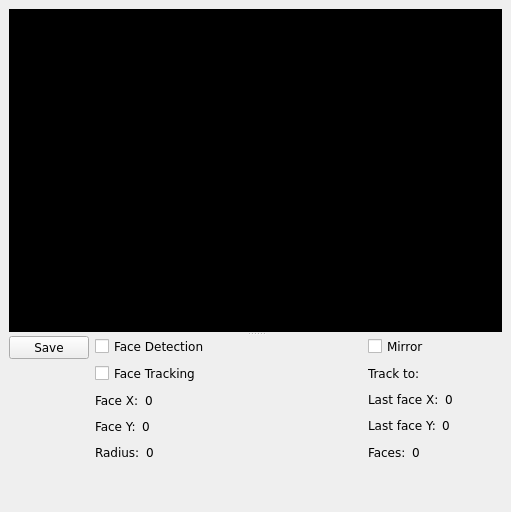
   <widget class="QDockWidget" name="dockCamera" >
    <property name="geometry" >
     <rect>
      <x>9</x>
      <y>9</y>
      <width>511</width>
      <height>512</height>
     </rect>
    </property>
    <property name="sizePolicy" >
     <sizepolicy vsizetype="Expanding" hsizetype="Expanding" >
      <horstretch>0</horstretch>
      <verstretch>0</verstretch>
     </sizepolicy>
    </property>
    <property name="features" >
     <set>QDockWidget::AllDockWidgetFeatures</set>
    </property>
    <property name="allowedAreas" >
     <set>Qt::LeftDockWidgetArea</set>
    </property>
    <property name="windowTitle" >
     <string>Camera</string>
    </property>
    <widget class="QWidget" name="dockWidgetContents" >
     <layout class="QGridLayout" name="gridLayout_6" >
      <item row="0" column="0" >
       <widget class="QSplitter" name="splitter_2" >
        <property name="orientation" >
         <enum>Qt::Vertical</enum>
        </property>
        <widget class="QtGLContext" native="1" name="frameCamera" >
         <property name="sizePolicy" >
          <sizepolicy vsizetype="Preferred" hsizetype="Preferred" >
           <horstretch>0</horstretch>
           <verstretch>0</verstretch>
          </sizepolicy>
         </property>
         <property name="minimumSize" >
          <size>
           <width>240</width>
           <height>320</height>
          </size>
         </property>
         <property name="palette" >
          <palette>
           <active>
            <colorrole role="Window" >
             <brush brushstyle="SolidPattern" >
              <color alpha="255" >
               <red>0</red>
               <green>0</green>
               <blue>0</blue>
              </color>
             </brush>
            </colorrole>
           </active>
           <inactive>
            <colorrole role="Window" >
             <brush brushstyle="SolidPattern" >
              <color alpha="255" >
               <red>0</red>
               <green>0</green>
               <blue>0</blue>
              </color>
             </brush>
            </colorrole>
           </inactive>
           <disabled>
            <colorrole role="Window" >
             <brush brushstyle="SolidPattern" >
              <color alpha="255" >
               <red>0</red>
               <green>0</green>
               <blue>0</blue>
              </color>
             </brush>
            </colorrole>
           </disabled>
          </palette>
         </property>
         <property name="font" >
          <font>
           <family>Verdana</family>
          </font>
         </property>
         <property name="autoFillBackground" >
          <bool>true</bool>
         </property>
        </widget>
        <widget class="QWidget" name="layoutWidget" >
         <layout class="QHBoxLayout" name="horizontalLayout_10" >
          <item>
           <layout class="QVBoxLayout" name="name0" >
            <item>
             <widget class="QPushButton" name="btnSavePicture" >
              <property name="font" >
               <font>
                <family>Verdana</family>
               </font>
              </property>
              <property name="text" >
               <string>Save</string>
              </property>
              <property name="icon" >
               <iconset resource="../direcs.qrc" >
                <normaloff>:/images/images/hdd.png</normaloff>:/images/images/hdd.png</iconset>
              </property>
             </widget>
            </item>
            <item>
             <spacer name="verticalSpacer_2" >
              <property name="orientation" >
               <enum>Qt::Vertical</enum>
              </property>
              <property name="sizeHint" stdset="0" >
               <size>
                <width>20</width>
                <height>40</height>
               </size>
              </property>
             </spacer>
            </item>
           </layout>
          </item>
          <item>
           <layout class="QGridLayout" name="gridLayout_3" >
            <item row="0" column="0" >
             <layout class="QVBoxLayout" name="verticalLayout" >
              <item>
               <widget class="QCheckBox" name="checkBoxFaceDetection" >
                <property name="font" >
                 <font>
                  <family>Verdana</family>
                 </font>
                </property>
                <property name="text" >
                 <string>Face Detection</string>
                </property>
               </widget>
              </item>
              <item>
               <widget class="QCheckBox" name="checkBoxFaceTracking" >
                <property name="font" >
                 <font>
                  <family>Verdana</family>
                 </font>
                </property>
                <property name="text" >
                 <string>Face Tracking</string>
                </property>
               </widget>
              </item>
              <item>
               <layout class="QHBoxLayout" name="horizontalLayout_4" >
                <item>
                 <widget class="QLabel" name="textLabel2_8" >
                  <property name="font" >
                   <font>
                    <family>Verdana</family>
                   </font>
                  </property>
                  <property name="text" >
                   <string>Face X:</string>
                  </property>
                 </widget>
                </item>
                <item>
                 <widget class="QLabel" name="lblFaceX" >
                  <property name="font" >
                   <font>
                    <family>Verdana</family>
                   </font>
                  </property>
                  <property name="text" >
                   <string>0</string>
                  </property>
                 </widget>
                </item>
                <item>
                 <spacer name="horizontalSpacer_8" >
                  <property name="orientation" >
                   <enum>Qt::Horizontal</enum>
                  </property>
                  <property name="sizeHint" stdset="0" >
                   <size>
                    <width>40</width>
                    <height>20</height>
                   </size>
                  </property>
                 </spacer>
                </item>
               </layout>
              </item>
              <item>
               <layout class="QHBoxLayout" name="horizontalLayout_5" >
                <item>
                 <widget class="QLabel" name="textLabel2_9" >
                  <property name="font" >
                   <font>
                    <family>Verdana</family>
                   </font>
                  </property>
                  <property name="text" >
                   <string>Face Y:</string>
                  </property>
                 </widget>
                </item>
                <item>
                 <widget class="QLabel" name="lblFaceY" >
                  <property name="font" >
                   <font>
                    <family>Verdana</family>
                   </font>
                  </property>
                  <property name="text" >
                   <string>0</string>
                  </property>
                 </widget>
                </item>
                <item>
                 <spacer name="horizontalSpacer_11" >
                  <property name="orientation" >
                   <enum>Qt::Horizontal</enum>
                  </property>
                  <property name="sizeHint" stdset="0" >
                   <size>
                    <width>40</width>
                    <height>20</height>
                   </size>
                  </property>
                 </spacer>
                </item>
               </layout>
              </item>
              <item>
               <layout class="QHBoxLayout" name="horizontalLayout_6" >
                <item>
                 <widget class="QLabel" name="textLabel2_10" >
                  <property name="font" >
                   <font>
                    <family>Verdana</family>
                   </font>
                  </property>
                  <property name="text" >
                   <string>Radius:</string>
                  </property>
                 </widget>
                </item>
                <item>
                 <widget class="QLabel" name="lblFaceRadius" >
                  <property name="font" >
                   <font>
                    <family>Verdana</family>
                   </font>
                  </property>
                  <property name="text" >
                   <string>0</string>
                  </property>
                 </widget>
                </item>
                <item>
                 <spacer name="horizontalSpacer_12" >
                  <property name="orientation" >
                   <enum>Qt::Horizontal</enum>
                  </property>
                  <property name="sizeHint" stdset="0" >
                   <size>
                    <width>40</width>
                    <height>20</height>
                   </size>
                  </property>
                 </spacer>
                </item>
               </layout>
              </item>
             </layout>
            </item>
            <item row="0" column="1" >
             <spacer name="horizontalSpacer" >
              <property name="orientation" >
               <enum>Qt::Horizontal</enum>
              </property>
              <property name="sizeHint" stdset="0" >
               <size>
                <width>40</width>
                <height>20</height>
               </size>
              </property>
             </spacer>
            </item>
            <item row="0" column="2" >
             <layout class="QVBoxLayout" name="verticalLayout_3" >
              <item>
               <widget class="QCheckBox" name="checkBoxMirror" >
                <property name="font" >
                 <font>
                  <family>Verdana</family>
                 </font>
                </property>
                <property name="text" >
                 <string>Mirror</string>
                </property>
               </widget>
              </item>
              <item>
               <layout class="QHBoxLayout" name="horizontalLayout" >
                <item>
                 <widget class="QLabel" name="textLabel2_11" >
                  <property name="font" >
                   <font>
                    <family>Verdana</family>
                   </font>
                  </property>
                  <property name="text" >
                   <string>Track to:</string>
                  </property>
                 </widget>
                </item>
                <item>
                 <widget class="QLabel" name="lblFaceTrackTo" >
                  <property name="sizePolicy" >
                   <sizepolicy vsizetype="Fixed" hsizetype="Fixed" >
                    <horstretch>0</horstretch>
                    <verstretch>0</verstretch>
                   </sizepolicy>
                  </property>
                  <property name="font" >
                   <font>
                    <family>Verdana</family>
                   </font>
                  </property>
                  <property name="pixmap" >
                   <pixmap resource="../direcs.qrc" >:/images/images/middle.png</pixmap>
                  </property>
                  <property name="scaledContents" >
                   <bool>true</bool>
                  </property>
                 </widget>
                </item>
                <item>
                 <spacer name="horizontalSpacer_6" >
                  <property name="orientation" >
                   <enum>Qt::Horizontal</enum>
                  </property>
                  <property name="sizeHint" stdset="0" >
                   <size>
                    <width>40</width>
                    <height>20</height>
                   </size>
                  </property>
                 </spacer>
                </item>
               </layout>
              </item>
              <item>
               <layout class="QHBoxLayout" name="horizontalLayout_8" >
                <item>
                 <widget class="QLabel" name="textLabel2_12" >
                  <property name="font" >
                   <font>
                    <family>Verdana</family>
                   </font>
                  </property>
                  <property name="text" >
                   <string>Last face X:</string>
                  </property>
                 </widget>
                </item>
                <item>
                 <widget class="QLabel" name="lblLastFaceX" >
                  <property name="font" >
                   <font>
                    <family>Verdana</family>
                   </font>
                  </property>
                  <property name="text" >
                   <string>0</string>
                  </property>
                 </widget>
                </item>
                <item>
                 <spacer name="horizontalSpacer_7" >
                  <property name="orientation" >
                   <enum>Qt::Horizontal</enum>
                  </property>
                  <property name="sizeHint" stdset="0" >
                   <size>
                    <width>40</width>
                    <height>20</height>
                   </size>
                  </property>
                 </spacer>
                </item>
               </layout>
              </item>
              <item>
               <layout class="QHBoxLayout" name="horizontalLayout_9" >
                <item>
                 <widget class="QLabel" name="textLabel2_13" >
                  <property name="font" >
                   <font>
                    <family>Verdana</family>
                   </font>
                  </property>
                  <property name="text" >
                   <string>Last face Y:</string>
                  </property>
                 </widget>
                </item>
                <item>
                 <widget class="QLabel" name="lblLastFaceY" >
                  <property name="font" >
                   <font>
                    <family>Verdana</family>
                   </font>
                  </property>
                  <property name="text" >
                   <string>0</string>
                  </property>
                 </widget>
                </item>
                <item>
                 <spacer name="horizontalSpacer_10" >
                  <property name="orientation" >
                   <enum>Qt::Horizontal</enum>
                  </property>
                  <property name="sizeHint" stdset="0" >
                   <size>
                    <width>40</width>
                    <height>20</height>
                   </size>
                  </property>
                 </spacer>
                </item>
               </layout>
              </item>
              <item>
               <layout class="QHBoxLayout" name="horizontalLayout_7" >
                <item>
                 <widget class="QLabel" name="textLabel2_14" >
                  <property name="font" >
                   <font>
                    <family>Verdana</family>
                   </font>
                  </property>
                  <property name="text" >
                   <string>Faces:</string>
                  </property>
                 </widget>
                </item>
                <item>
                 <widget class="QLabel" name="lblFaces" >
                  <property name="font" >
                   <font>
                    <family>Verdana</family>
                   </font>
                  </property>
                  <property name="text" >
                   <string>0</string>
                  </property>
                 </widget>
                </item>
                <item>
                 <spacer name="horizontalSpacer_9" >
                  <property name="orientation" >
                   <enum>Qt::Horizontal</enum>
                  </property>
                  <property name="sizeHint" stdset="0" >
                   <size>
                    <width>40</width>
                    <height>20</height>
                   </size>
                  </property>
                 </spacer>
                </item>
               </layout>
              </item>
             </layout>
            </item>
            <item row="1" column="1" >
             <spacer name="verticalSpacer_3" >
              <property name="orientation" >
               <enum>Qt::Vertical</enum>
              </property>
              <property name="sizeHint" stdset="0" >
               <size>
                <width>20</width>
                <height>40</height>
               </size>
              </property>
             </spacer>
            </item>
           </layout>
          </item>
         </layout>
        </widget>
       </widget>
      </item>
     </layout>
    </widget>
   </widget>
